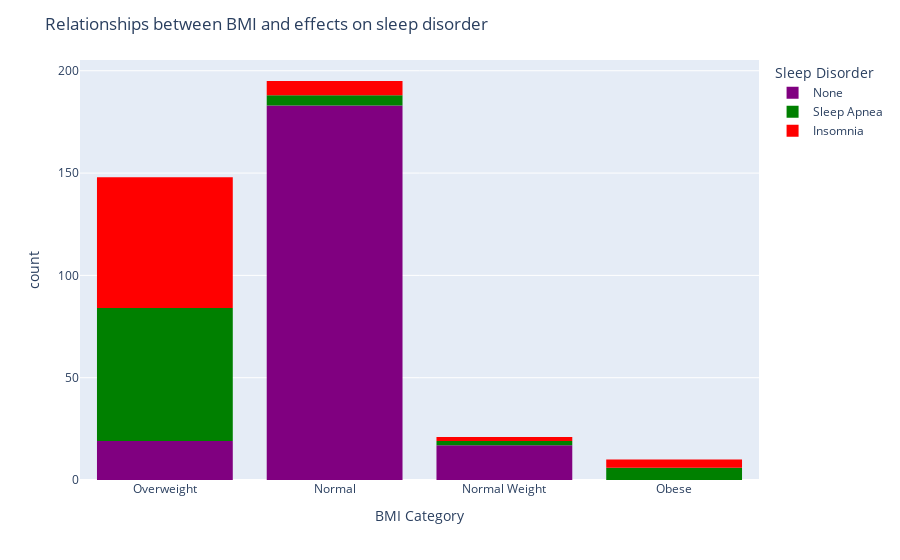

Here is the notebook cell this chart was saved with:
### Code cell
fig = px.histogram(df, x='BMI Category',
                color='Sleep Disorder',
                color_discrete_sequence=['purple', 'green', 'red']) 



fig.update_layout(title='Relationships between BMI and effects on sleep disorder ',
                 showlegend = True)

fig.show()

### Figure 1 — Plotly figure (JSON) as saved in the notebook; plotly's stock layout.template omitted (floating-point values rounded to 4 significant figures; data arrays with more than 128 entries replaced by an {"elided": "..."} marker saying what was removed)
{"data": [{"alignmentgroup": "True", "bingroup": "x", "hovertemplate": "Sleep Disorder=None<br>BMI Category=%{x}<br>count=%{y}<extra></extra>", "legendgroup": "None", "marker": {"color": "purple", "pattern": {"shape": ""}}, "name": "None", "offsetgroup": "None", "orientation": "v", "showlegend": true, "type": "histogram", "x": {"elided": "219 str values"}, "xaxis": "x", "yaxis": "y"}, {"alignmentgroup": "True", "bingroup": "x", "hovertemplate": "Sleep Disorder=Sleep Apnea<br>BMI Category=%{x}<br>count=%{y}<extra></extra>", "legendgroup": "Sleep Apnea", "marker": {"color": "green", "pattern": {"shape": ""}}, "name": "Sleep Apnea", "offsetgroup": "Sleep Apnea", "orientation": "v", "showlegend": true, "type": "histogram", "x": ["Obese", "Obese", "Normal Weight", "Normal", "Normal Weight", "Normal", "Overweight", "Overweight", "Obese", "Overweight", "Normal", "Normal", "Obese", "Overweight", "Overweight", "Normal", "Overweight", "Overweight", "Overweight", "Overweight", "Overweight", "Overweight", "Overweight", "Overweight", "Overweight", "Overweight", "Obese", "Obese", "Overweight", "Overweight", "Overweight", "Overweight", "Overweight", "Overweight", "Overweight", "Overweight", "Overweight", "Overweight", "Overweight", "Overweight", "Overweight", "Overweight", "Overweight", "Overweight", "Overweight", "Overweight", "Overweight", "Overweight", "Overweight", "Overweight", "Overweight", "Overweight", "Overweight", "Overweight", "Overweight", "Overweight", "Overweight", "Overweight", "Overweight", "Overweight", "Overweight", "Overweight", "Overweight", "Overweight", "Overweight", "Overweight", "Overweight", "Overweight", "Overweight", "Overweight", "Overweight", "Overweight", "Overweight", "Overweight", "Overweight", "Overweight", "Overweight", "Overweight"], "xaxis": "x", "yaxis": "y"}, {"alignmentgroup": "True", "bingroup": "x", "hovertemplate": "Sleep Disorder=Insomnia<br>BMI Category=%{x}<br>count=%{y}<extra></extra>", "legendgroup": "Insomnia", "marker": {"color": "red", "pattern": {"shape": ""}}, "name": "Insomnia", "offsetgroup": "Insomnia", "orientation": "v", "showlegend": true, "type": "histogram", "x": ["Obese", "Obese", "Normal Weight", "Normal Weight", "Normal", "Normal", "Overweight", "Normal", "Overweight", "Normal", "Overweight", "Overweight", "Overweight", "Overweight", "Overweight", "Overweight", "Overweight", "Overweight", "Overweight", "Overweight", "Overweight", "Overweight", "Overweight", "Overweight", "Overweight", "Overweight", "Normal", "Normal", "Overweight", "Overweight", "Overweight", "Overweight", "Overweight", "Overweight", "Overweight", "Overweight", "Overweight", "Overweight", "Overweight", "Overweight", "Overweight", "Overweight", "Overweight", "Overweight", "Overweight", "Overweight", "Overweight", "Overweight", "Overweight", "Overweight", "Overweight", "Overweight", "Overweight", "Overweight", "Overweight", "Overweight", "Overweight", "Overweight", "Overweight", "Overweight", "Overweight", "Overweight", "Overweight", "Overweight", "Overweight", "Overweight", "Overweight", "Obese", "Obese", "Overweight", "Overweight", "Overweight", "Overweight", "Overweight", "Overweight", "Overweight", "Normal"], "xaxis": "x", "yaxis": "y"}], "layout": {"barmode": "relative", "legend": {"title": {"text": "Sleep Disorder"}, "tracegroupgap": 0}, "margin": {"t": 60}, "showlegend": true, "title": {"text": "Relationships between BMI and effects on sleep disorder "}, "xaxis": {"anchor": "y", "domain": [0, 1], "title": {"text": "BMI Category"}}, "yaxis": {"anchor": "x", "domain": [0, 1], "title": {"text": "count"}}}}
